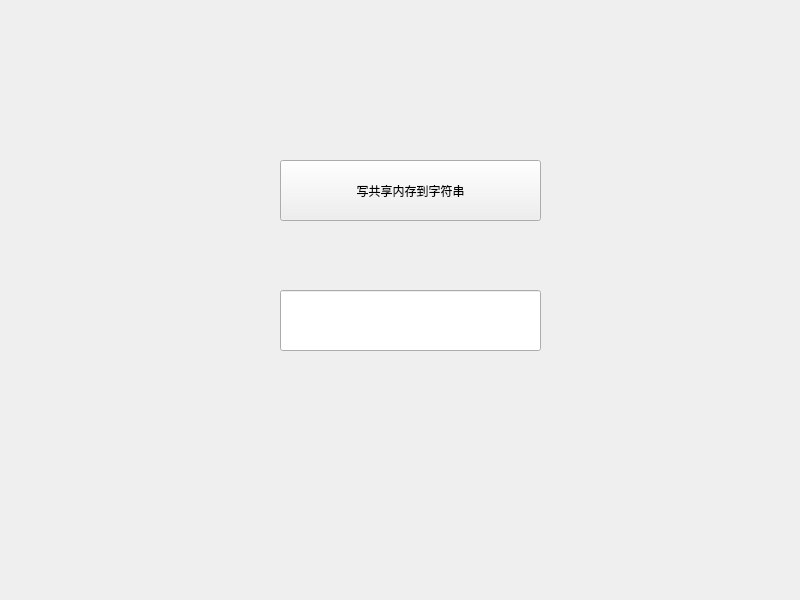
<?xml version="1.0" encoding="UTF-8"?>
<ui version="4.0">
 <class>Widget</class>
 <widget class="QWidget" name="Widget">
  <property name="geometry">
   <rect>
    <x>0</x>
    <y>0</y>
    <width>800</width>
    <height>600</height>
   </rect>
  </property>
  <property name="windowTitle">
   <string>Widget</string>
  </property>
  <widget class="QPushButton" name="pushButton">
   <property name="geometry">
    <rect>
     <x>280</x>
     <y>160</y>
     <width>261</width>
     <height>61</height>
    </rect>
   </property>
   <property name="text">
    <string>写共享内存到字符串</string>
   </property>
  </widget>
  <widget class="QLineEdit" name="lineEdit">
   <property name="geometry">
    <rect>
     <x>280</x>
     <y>290</y>
     <width>261</width>
     <height>61</height>
    </rect>
   </property>
  </widget>
 </widget>
 <resources/>
 <connections/>
</ui>
